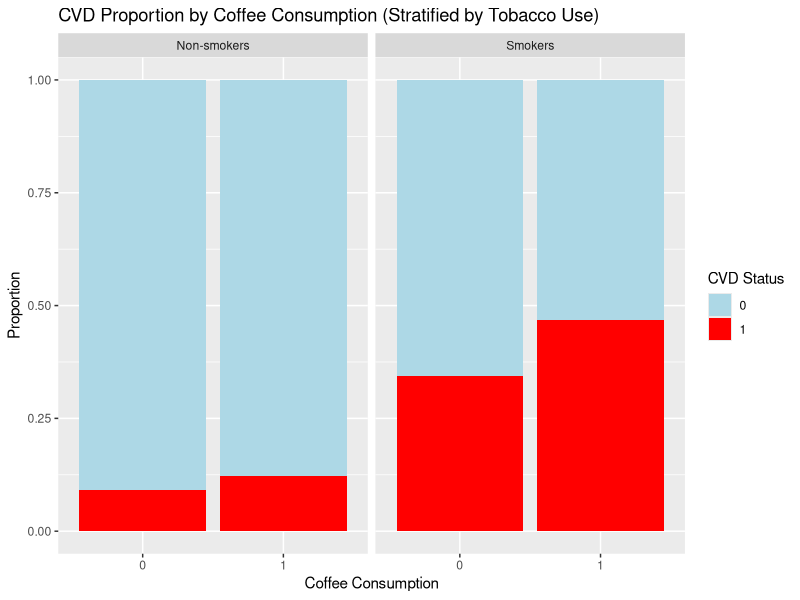
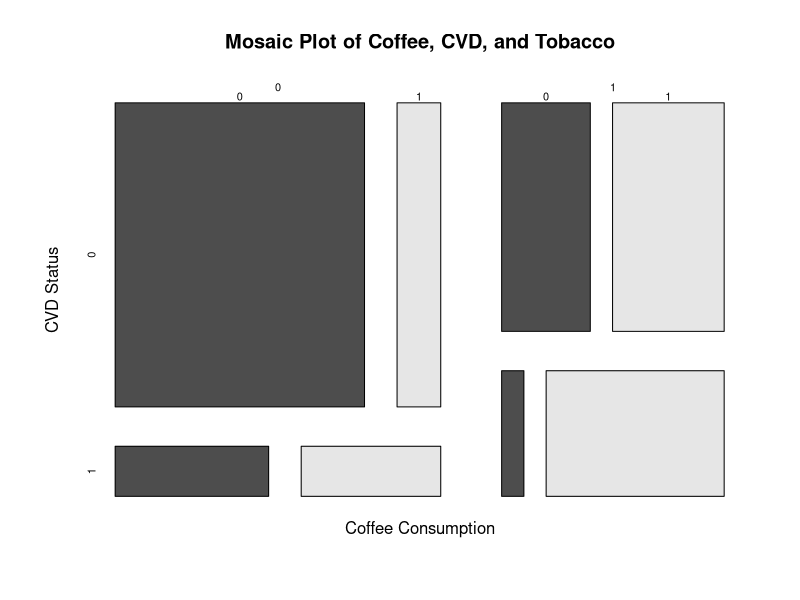
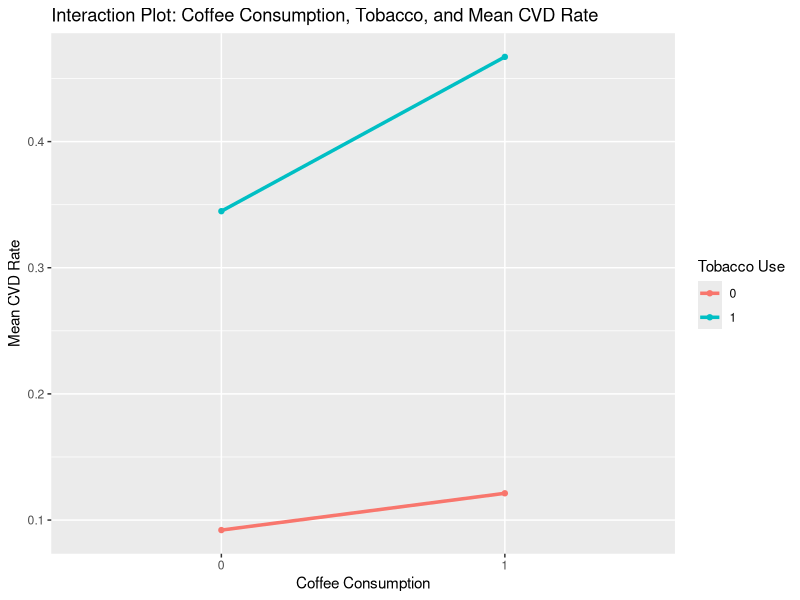

R code for these plots, in order:
## ---- chunk 1
# Settings
set.seed(123)  # for reproducibility
n <- 500       # number of iterations

# Generate tobacco use (confounder)
tobacco <- rbinom(n, 1, 0.4)  # 40% smokers

# Generate coffee consumption based on tobacco use (confounder effect)
# Smokers are more likely to drink coffee
coffee <- rbinom(n, 1, prob = 0.2 + 0.5 * tobacco)  

# Generate CVD based on tobacco use and coffee consumption
# Tobacco is a stronger predictor of CVD
CVD <- rbinom(n, 1, prob = 0.1 + 0.3 * tobacco + 0.05 * coffee)

# Create the data frame
data <- data.frame(coffee, tobacco, CVD)

# Examine the first few rows of the dataset
head(data)
## ---- chunk 2
library(ggplot2)

# Create a bar plot showing CVD rate by coffee consumption, stratified by tobacco use
ggplot(data, aes(x = factor(coffee), fill = factor(CVD))) +
  geom_bar(position = "fill") +
  facet_wrap(~ tobacco, labeller = labeller(tobacco = c("0" = "Non-smokers", "1" = "Smokers"))) +
  labs(x = "Coffee Consumption", fill = "CVD Status", y = "Proportion") +
  scale_fill_manual(values = c("0" = "lightblue", "1" = "red")) +
  ggtitle("CVD Proportion by Coffee Consumption (Stratified by Tobacco Use)")
## ---- chunk 3
# Create a mosaic plot to visualize the relationship between coffee, tobacco, and CVD
mosaicplot(~ coffee + CVD + tobacco, data = data, color = TRUE,
           main = "Mosaic Plot of Coffee, CVD, and Tobacco",
           xlab = "Coffee Consumption", ylab = "CVD Status")
## ---- chunk 4
# Calculate mean CVD rate by coffee and tobacco groups
mean_cvd <- aggregate(CVD ~ coffee + tobacco, data = data, FUN = mean)

# Interaction plot
ggplot(mean_cvd, aes(x = factor(coffee), y = CVD, color = factor(tobacco), group = tobacco)) +
  geom_line(linewidth = 1.2) +
  geom_point(linewidth = 3) +
  labs(x = "Coffee Consumption", y = "Mean CVD Rate", color = "Tobacco Use") +
  ggtitle("Interaction Plot: Coffee Consumption, Tobacco, and Mean CVD Rate")

## ---- chunk 5
# Unadjusted model (coffee vs CVD)
unadjusted_model <- glm(CVD ~ coffee, data = data, family = "binomial")
summary(unadjusted_model)
## ---- chunk 6
# Adjusted model (coffee vs CVD, adjusting for tobacco)
adjusted_model <- glm(CVD ~ coffee + tobacco, data = data, family = "binomial")
summary(adjusted_model)
## ---- chunk 7
sessionInfo()
